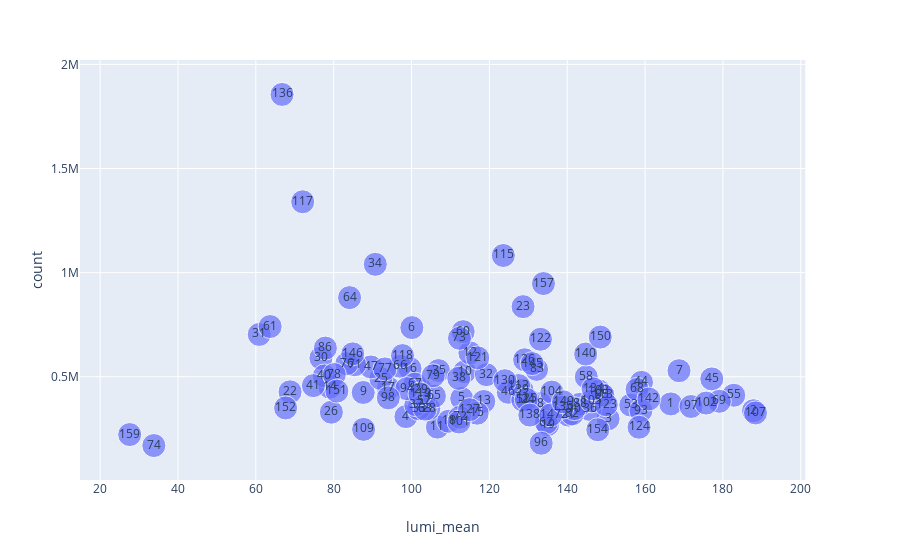

Source (notebook cell):
### Code cell
import plotly.express as px 
mini_df['size']=10
fig=px.scatter(mini_df,x='lumi_mean',y='count',text='index',size='size',size_max=17)
fig.show()
